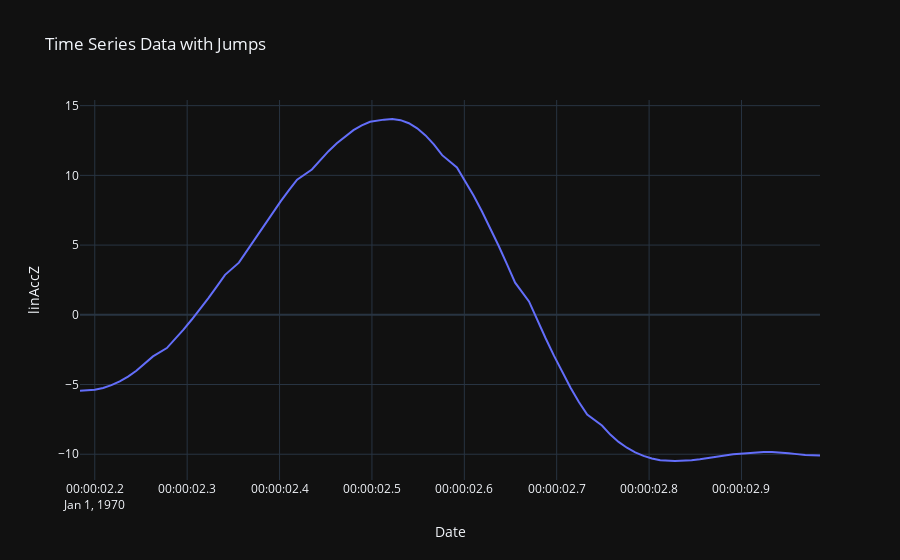

Notebook cell for this chart:
### Code cell
df = squat_jump.copy()
# Calculate the differences
df['diff'] = df['linAccZ'].diff().abs()

# Define a threshold for jumps, e.g., mean + 2*standard deviation
threshold = df['diff'].mean() + 2*df['diff'].std()

# Identify jumps
jumps = df[df['diff'] > threshold]

# Plotting
fig = go.Figure()

# Line plot for the time series
fig.add_trace(go.Scatter(x=df.index, y=df['linAccZ'], mode='lines', name='linAccZ'))

# Marker plot for the jumps
fig.add_trace(go.Scatter(x=jumps.index, y=jumps['linAccZ'], mode='markers', 
                         marker=dict(color='orange', size=8), name='Jumps'))

fig.update_layout(title='Time Series Data with Jumps', xaxis_title='Date', yaxis_title='linAccZ')
fig.show()
